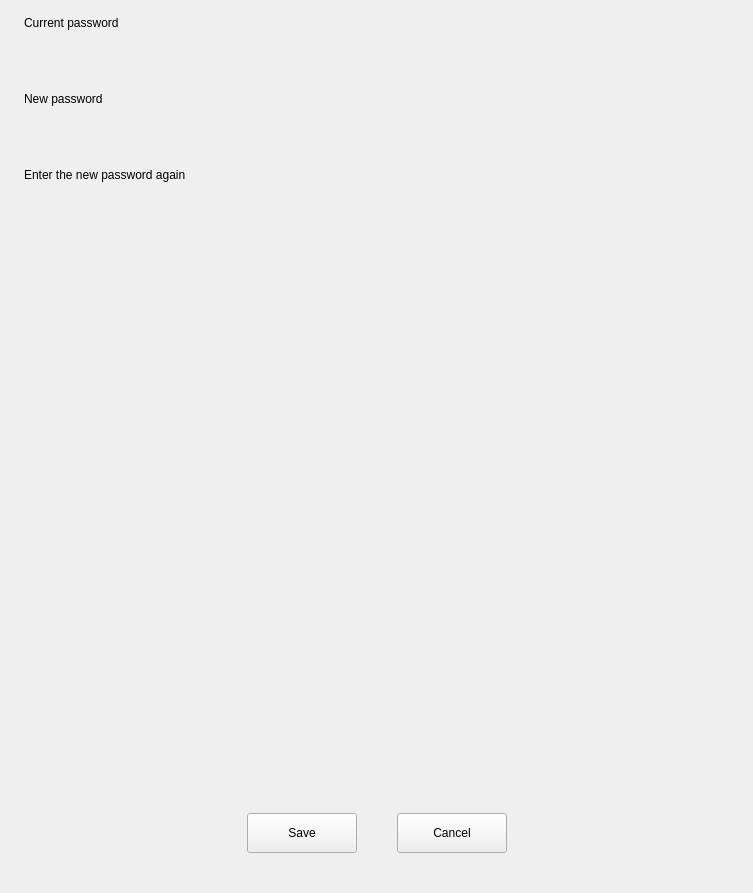
<?xml version="1.0" encoding="UTF-8"?>
<ui version="4.0">
 <class>UserInfoPage</class>
 <widget class="QWidget" name="UserInfoPage">
  <property name="geometry">
   <rect>
    <x>0</x>
    <y>0</y>
    <width>753</width>
    <height>893</height>
   </rect>
  </property>
  <property name="windowTitle">
   <string>Form</string>
  </property>
  <layout class="QVBoxLayout" name="verticalLayout">
   <property name="spacing">
    <number>0</number>
   </property>
   <property name="sizeConstraint">
    <enum>QLayout::SetMinimumSize</enum>
   </property>
   <property name="leftMargin">
    <number>24</number>
   </property>
   <property name="topMargin">
    <number>0</number>
   </property>
   <property name="rightMargin">
    <number>24</number>
   </property>
   <property name="bottomMargin">
    <number>0</number>
   </property>
   <item>
    <widget class="QStackedWidget" name="stackedWidget">
     <property name="sizePolicy">
      <sizepolicy hsizetype="Preferred" vsizetype="Preferred">
       <horstretch>0</horstretch>
       <verstretch>0</verstretch>
      </sizepolicy>
     </property>
     <property name="minimumSize">
      <size>
       <width>0</width>
       <height>200</height>
      </size>
     </property>
     <property name="currentIndex">
      <number>1</number>
     </property>
     <widget class="QWidget" name="page_userInfo">
      <layout class="QVBoxLayout" name="verticalLayout_2">
       <property name="spacing">
        <number>0</number>
       </property>
       <property name="sizeConstraint">
        <enum>QLayout::SetMinimumSize</enum>
       </property>
       <property name="leftMargin">
        <number>0</number>
       </property>
       <property name="topMargin">
        <number>0</number>
       </property>
       <property name="rightMargin">
        <number>0</number>
       </property>
       <property name="bottomMargin">
        <number>0</number>
       </property>
       <item>
        <spacer name="verticalSpacer">
         <property name="orientation">
          <enum>Qt::Vertical</enum>
         </property>
         <property name="sizeType">
          <enum>QSizePolicy::Fixed</enum>
         </property>
         <property name="sizeHint" stdset="0">
          <size>
           <width>20</width>
           <height>25</height>
          </size>
         </property>
        </spacer>
       </item>
       <item alignment="Qt::AlignHCenter">
        <widget class="UserAvatarWidget" name="avatar" native="true">
         <property name="sizePolicy">
          <sizepolicy hsizetype="Fixed" vsizetype="Fixed">
           <horstretch>0</horstretch>
           <verstretch>0</verstretch>
          </sizepolicy>
         </property>
         <property name="minimumSize">
          <size>
           <width>150</width>
           <height>150</height>
          </size>
         </property>
         <property name="maximumSize">
          <size>
           <width>150</width>
           <height>150</height>
          </size>
         </property>
        </widget>
       </item>
       <item>
        <spacer name="verticalSpacer_1">
         <property name="orientation">
          <enum>Qt::Vertical</enum>
         </property>
         <property name="sizeType">
          <enum>QSizePolicy::Fixed</enum>
         </property>
         <property name="sizeHint" stdset="0">
          <size>
           <width>20</width>
           <height>10</height>
          </size>
         </property>
        </spacer>
       </item>
       <item>
        <widget class="QLabel" name="label_name">
         <property name="font">
          <font>
           <family>Noto Sans CJK TC Light</family>
           <pointsize>15</pointsize>
          </font>
         </property>
         <property name="styleSheet">
          <string notr="true"/>
         </property>
         <property name="text">
          <string>Account</string>
         </property>
         <property name="alignment">
          <set>Qt::AlignCenter</set>
         </property>
        </widget>
       </item>
       <item>
        <spacer name="verticalSpacer_4">
         <property name="orientation">
          <enum>Qt::Vertical</enum>
         </property>
         <property name="sizeType">
          <enum>QSizePolicy::Fixed</enum>
         </property>
         <property name="sizeHint" stdset="0">
          <size>
           <width>20</width>
           <height>10</height>
          </size>
         </property>
        </spacer>
       </item>
       <item alignment="Qt::AlignHCenter">
        <widget class="KiranPushButton" name="btn_changePasswd">
         <property name="styleSheet">
          <string notr="true"/>
         </property>
         <property name="text">
          <string>Change password</string>
         </property>
         <property name="flat">
          <bool>true</bool>
         </property>
        </widget>
       </item>
       <item>
        <spacer name="verticalSpacer_5">
         <property name="orientation">
          <enum>Qt::Vertical</enum>
         </property>
         <property name="sizeType">
          <enum>QSizePolicy::Fixed</enum>
         </property>
         <property name="sizeHint" stdset="0">
          <size>
           <width>20</width>
           <height>16</height>
          </size>
         </property>
        </spacer>
       </item>
       <item>
        <widget class="QLabel" name="label_userID">
         <property name="text">
          <string>User id</string>
         </property>
        </widget>
       </item>
       <item>
        <spacer name="verticalSpacer_6">
         <property name="orientation">
          <enum>Qt::Vertical</enum>
         </property>
         <property name="sizeType">
          <enum>QSizePolicy::Fixed</enum>
         </property>
         <property name="sizeHint" stdset="0">
          <size>
           <width>20</width>
           <height>10</height>
          </size>
         </property>
        </spacer>
       </item>
       <item>
        <widget class="QLineEdit" name="edit_userID">
         <property name="enabled">
          <bool>false</bool>
         </property>
         <property name="minimumSize">
          <size>
           <width>0</width>
           <height>36</height>
          </size>
         </property>
         <property name="maximumSize">
          <size>
           <width>16777215</width>
           <height>36</height>
          </size>
         </property>
        </widget>
       </item>
       <item>
        <spacer name="verticalSpacer_7">
         <property name="orientation">
          <enum>Qt::Vertical</enum>
         </property>
         <property name="sizeType">
          <enum>QSizePolicy::Fixed</enum>
         </property>
         <property name="sizeHint" stdset="0">
          <size>
           <width>20</width>
           <height>16</height>
          </size>
         </property>
        </spacer>
       </item>
       <item>
        <widget class="QLabel" name="label_userType">
         <property name="text">
          <string>User type</string>
         </property>
        </widget>
       </item>
       <item>
        <spacer name="verticalSpacer_8">
         <property name="orientation">
          <enum>Qt::Vertical</enum>
         </property>
         <property name="sizeType">
          <enum>QSizePolicy::Fixed</enum>
         </property>
         <property name="sizeHint" stdset="0">
          <size>
           <width>20</width>
           <height>10</height>
          </size>
         </property>
        </spacer>
       </item>
       <item>
        <widget class="QComboBox" name="combo_userType">
         <property name="sizePolicy">
          <sizepolicy hsizetype="Expanding" vsizetype="Fixed">
           <horstretch>0</horstretch>
           <verstretch>0</verstretch>
          </sizepolicy>
         </property>
         <property name="minimumSize">
          <size>
           <width>0</width>
           <height>36</height>
          </size>
         </property>
         <property name="maximumSize">
          <size>
           <width>16777215</width>
           <height>36</height>
          </size>
         </property>
        </widget>
       </item>
       <item>
        <spacer name="verticalSpacer_9">
         <property name="orientation">
          <enum>Qt::Vertical</enum>
         </property>
         <property name="sizeType">
          <enum>QSizePolicy::Fixed</enum>
         </property>
         <property name="sizeHint" stdset="0">
          <size>
           <width>20</width>
           <height>16</height>
          </size>
         </property>
        </spacer>
       </item>
       <item>
        <widget class="QLabel" name="label_userStatus">
         <property name="text">
          <string>User status</string>
         </property>
        </widget>
       </item>
       <item>
        <layout class="QHBoxLayout" name="layout_userStatusSwitch">
         <property name="spacing">
          <number>0</number>
         </property>
         <property name="topMargin">
          <number>10</number>
         </property>
         <item>
          <spacer name="horizontalSpacer_9">
           <property name="orientation">
            <enum>Qt::Horizontal</enum>
           </property>
           <property name="sizeHint" stdset="0">
            <size>
             <width>40</width>
             <height>20</height>
            </size>
           </property>
          </spacer>
         </item>
        </layout>
       </item>
       <item>
        <spacer name="verticalSpacer_10">
         <property name="orientation">
          <enum>Qt::Vertical</enum>
         </property>
         <property name="sizeType">
          <enum>QSizePolicy::Fixed</enum>
         </property>
         <property name="sizeHint" stdset="0">
          <size>
           <width>20</width>
           <height>16</height>
          </size>
         </property>
        </spacer>
       </item>
       <item alignment="Qt::AlignLeft|Qt::AlignVCenter">
        <widget class="KiranPushButton" name="btn_authManager">
         <property name="sizePolicy">
          <sizepolicy hsizetype="Minimum" vsizetype="Fixed">
           <horstretch>0</horstretch>
           <verstretch>0</verstretch>
          </sizepolicy>
         </property>
         <property name="styleSheet">
          <string notr="true"/>
         </property>
         <property name="text">
          <string>auth manager</string>
         </property>
         <property name="flat">
          <bool>true</bool>
         </property>
        </widget>
       </item>
       <item>
        <spacer name="verticalSpacer_11">
         <property name="orientation">
          <enum>Qt::Vertical</enum>
         </property>
         <property name="sizeType">
          <enum>QSizePolicy::Fixed</enum>
         </property>
         <property name="sizeHint" stdset="0">
          <size>
           <width>20</width>
           <height>16</height>
          </size>
         </property>
        </spacer>
       </item>
       <item alignment="Qt::AlignLeft|Qt::AlignVCenter">
        <widget class="KiranPushButton" name="btn_passwdExpirationPolicy">
         <property name="styleSheet">
          <string notr="true"/>
         </property>
         <property name="text">
          <string>Password expiration policy</string>
         </property>
         <property name="flat">
          <bool>true</bool>
         </property>
        </widget>
       </item>
       <item>
        <spacer name="verticalSpacer_3">
         <property name="orientation">
          <enum>Qt::Vertical</enum>
         </property>
         <property name="sizeHint" stdset="0">
          <size>
           <width>20</width>
           <height>40</height>
          </size>
         </property>
        </spacer>
       </item>
       <item>
        <layout class="QHBoxLayout" name="userInfo_row_10">
         <property name="spacing">
          <number>0</number>
         </property>
         <property name="topMargin">
          <number>0</number>
         </property>
         <property name="bottomMargin">
          <number>0</number>
         </property>
         <item>
          <spacer name="horizontalSpacer_12">
           <property name="orientation">
            <enum>Qt::Horizontal</enum>
           </property>
           <property name="sizeHint" stdset="0">
            <size>
             <width>40</width>
             <height>20</height>
            </size>
           </property>
          </spacer>
         </item>
         <item>
          <widget class="AnimationPushButton" name="btn_saveProperty">
           <property name="sizePolicy">
            <sizepolicy hsizetype="Fixed" vsizetype="Fixed">
             <horstretch>0</horstretch>
             <verstretch>0</verstretch>
            </sizepolicy>
           </property>
           <property name="minimumSize">
            <size>
             <width>110</width>
             <height>40</height>
            </size>
           </property>
           <property name="maximumSize">
            <size>
             <width>110</width>
             <height>40</height>
            </size>
           </property>
           <property name="text">
            <string>Confirm</string>
           </property>
          </widget>
         </item>
         <item>
          <spacer name="horizontalSpacer_11">
           <property name="orientation">
            <enum>Qt::Horizontal</enum>
           </property>
           <property name="sizeType">
            <enum>QSizePolicy::Fixed</enum>
           </property>
           <property name="sizeHint" stdset="0">
            <size>
             <width>40</width>
             <height>20</height>
            </size>
           </property>
          </spacer>
         </item>
         <item>
          <widget class="AnimationPushButton" name="btn_deleteUser">
           <property name="sizePolicy">
            <sizepolicy hsizetype="Fixed" vsizetype="Fixed">
             <horstretch>0</horstretch>
             <verstretch>0</verstretch>
            </sizepolicy>
           </property>
           <property name="minimumSize">
            <size>
             <width>110</width>
             <height>40</height>
            </size>
           </property>
           <property name="maximumSize">
            <size>
             <width>110</width>
             <height>40</height>
            </size>
           </property>
           <property name="text">
            <string>Delete</string>
           </property>
          </widget>
         </item>
         <item>
          <spacer name="horizontalSpacer_13">
           <property name="orientation">
            <enum>Qt::Horizontal</enum>
           </property>
           <property name="sizeHint" stdset="0">
            <size>
             <width>40</width>
             <height>20</height>
            </size>
           </property>
          </spacer>
         </item>
        </layout>
       </item>
       <item>
        <spacer name="verticalSpacer_12">
         <property name="orientation">
          <enum>Qt::Vertical</enum>
         </property>
         <property name="sizeType">
          <enum>QSizePolicy::Fixed</enum>
         </property>
         <property name="sizeHint" stdset="0">
          <size>
           <width>20</width>
           <height>40</height>
          </size>
         </property>
        </spacer>
       </item>
      </layout>
     </widget>
     <widget class="QWidget" name="page_changePasswd">
      <layout class="QVBoxLayout" name="verticalLayout_3">
       <property name="spacing">
        <number>0</number>
       </property>
       <property name="leftMargin">
        <number>0</number>
       </property>
       <property name="topMargin">
        <number>0</number>
       </property>
       <property name="rightMargin">
        <number>0</number>
       </property>
       <property name="bottomMargin">
        <number>0</number>
       </property>
       <item>
        <widget class="QWidget" name="passwd_row_1" native="true">
         <layout class="QHBoxLayout" name="layout_passwd_row_1">
          <property name="spacing">
           <number>0</number>
          </property>
          <property name="leftMargin">
           <number>0</number>
          </property>
          <property name="topMargin">
           <number>16</number>
          </property>
          <property name="rightMargin">
           <number>0</number>
          </property>
          <property name="bottomMargin">
           <number>0</number>
          </property>
          <item>
           <widget class="QLabel" name="label_curPasswd">
            <property name="text">
             <string>Current password</string>
            </property>
           </widget>
          </item>
         </layout>
        </widget>
       </item>
       <item>
        <widget class="QWidget" name="passwd_row_2" native="true">
         <layout class="QHBoxLayout" name="layout_passwd_row_2">
          <property name="spacing">
           <number>0</number>
          </property>
          <property name="leftMargin">
           <number>0</number>
          </property>
          <property name="topMargin">
           <number>10</number>
          </property>
          <property name="rightMargin">
           <number>0</number>
          </property>
          <property name="bottomMargin">
           <number>0</number>
          </property>
          <item>
           <widget class="LineEditWithCheckIcon" name="editcheck_curpasswd" native="true">
            <property name="sizePolicy">
             <sizepolicy hsizetype="Preferred" vsizetype="Fixed">
              <horstretch>0</horstretch>
              <verstretch>0</verstretch>
             </sizepolicy>
            </property>
            <property name="minimumSize">
             <size>
              <width>0</width>
              <height>36</height>
             </size>
            </property>
            <property name="maximumSize">
             <size>
              <width>16777215</width>
              <height>40</height>
             </size>
            </property>
           </widget>
          </item>
         </layout>
        </widget>
       </item>
       <item>
        <layout class="QHBoxLayout" name="passwd_row_3">
         <property name="spacing">
          <number>0</number>
         </property>
         <property name="topMargin">
          <number>16</number>
         </property>
         <item>
          <widget class="QLabel" name="label_newPassswd">
           <property name="text">
            <string>New password</string>
           </property>
          </widget>
         </item>
        </layout>
       </item>
       <item>
        <layout class="QHBoxLayout" name="passwd_row_4">
         <property name="spacing">
          <number>0</number>
         </property>
         <property name="topMargin">
          <number>10</number>
         </property>
         <item>
          <widget class="LineEditWithCheckIcon" name="editcheck_newPasswd" native="true">
           <property name="sizePolicy">
            <sizepolicy hsizetype="Preferred" vsizetype="Fixed">
             <horstretch>0</horstretch>
             <verstretch>0</verstretch>
            </sizepolicy>
           </property>
           <property name="minimumSize">
            <size>
             <width>0</width>
             <height>36</height>
            </size>
           </property>
           <property name="maximumSize">
            <size>
             <width>16777215</width>
             <height>40</height>
            </size>
           </property>
          </widget>
         </item>
        </layout>
       </item>
       <item>
        <layout class="QHBoxLayout" name="passwd_row_5">
         <property name="spacing">
          <number>0</number>
         </property>
         <property name="topMargin">
          <number>16</number>
         </property>
         <item>
          <widget class="QLabel" name="label_confirmPasswd">
           <property name="text">
            <string>Enter the new password again</string>
           </property>
          </widget>
         </item>
        </layout>
       </item>
       <item>
        <layout class="QHBoxLayout" name="passwd_row_6">
         <property name="spacing">
          <number>0</number>
         </property>
         <property name="topMargin">
          <number>10</number>
         </property>
         <item>
          <widget class="LineEditWithCheckIcon" name="editcheck_confirmPasswd" native="true">
           <property name="sizePolicy">
            <sizepolicy hsizetype="Preferred" vsizetype="Fixed">
             <horstretch>0</horstretch>
             <verstretch>0</verstretch>
            </sizepolicy>
           </property>
           <property name="minimumSize">
            <size>
             <width>0</width>
             <height>36</height>
            </size>
           </property>
           <property name="maximumSize">
            <size>
             <width>16777215</width>
             <height>40</height>
            </size>
           </property>
          </widget>
         </item>
        </layout>
       </item>
       <item>
        <spacer name="verticalSpacer_2">
         <property name="orientation">
          <enum>Qt::Vertical</enum>
         </property>
         <property name="sizeHint" stdset="0">
          <size>
           <width>20</width>
           <height>40</height>
          </size>
         </property>
        </spacer>
       </item>
       <item>
        <layout class="QHBoxLayout" name="passwd_row_7">
         <property name="spacing">
          <number>0</number>
         </property>
         <property name="bottomMargin">
          <number>40</number>
         </property>
         <item>
          <spacer name="horizontalSpacer_15">
           <property name="orientation">
            <enum>Qt::Horizontal</enum>
           </property>
           <property name="sizeHint" stdset="0">
            <size>
             <width>40</width>
             <height>20</height>
            </size>
           </property>
          </spacer>
         </item>
         <item>
          <widget class="AnimationPushButton" name="btn_savePasswd">
           <property name="sizePolicy">
            <sizepolicy hsizetype="Fixed" vsizetype="Fixed">
             <horstretch>0</horstretch>
             <verstretch>0</verstretch>
            </sizepolicy>
           </property>
           <property name="minimumSize">
            <size>
             <width>110</width>
             <height>40</height>
            </size>
           </property>
           <property name="maximumSize">
            <size>
             <width>110</width>
             <height>40</height>
            </size>
           </property>
           <property name="text">
            <string>Save</string>
           </property>
          </widget>
         </item>
         <item>
          <spacer name="horizontalSpacer_14">
           <property name="orientation">
            <enum>Qt::Horizontal</enum>
           </property>
           <property name="sizeType">
            <enum>QSizePolicy::Fixed</enum>
           </property>
           <property name="sizeHint" stdset="0">
            <size>
             <width>40</width>
             <height>20</height>
            </size>
           </property>
          </spacer>
         </item>
         <item>
          <widget class="QPushButton" name="btn_cancel">
           <property name="sizePolicy">
            <sizepolicy hsizetype="Fixed" vsizetype="Fixed">
             <horstretch>0</horstretch>
             <verstretch>0</verstretch>
            </sizepolicy>
           </property>
           <property name="minimumSize">
            <size>
             <width>110</width>
             <height>40</height>
            </size>
           </property>
           <property name="maximumSize">
            <size>
             <width>110</width>
             <height>40</height>
            </size>
           </property>
           <property name="text">
            <string>Cancel</string>
           </property>
          </widget>
         </item>
         <item>
          <spacer name="horizontalSpacer_16">
           <property name="orientation">
            <enum>Qt::Horizontal</enum>
           </property>
           <property name="sizeHint" stdset="0">
            <size>
             <width>40</width>
             <height>20</height>
            </size>
           </property>
          </spacer>
         </item>
        </layout>
       </item>
      </layout>
     </widget>
    </widget>
   </item>
  </layout>
 </widget>
 <customwidgets>
  <customwidget>
   <class>UserAvatarWidget</class>
   <extends>QWidget</extends>
   <header location="global">user-avatar-widget.h</header>
   <container>1</container>
  </customwidget>
  <customwidget>
   <class>LineEditWithCheckIcon</class>
   <extends>QWidget</extends>
   <header location="global">lineedit-with-checkicon.h</header>
   <container>1</container>
  </customwidget>
  <customwidget>
   <class>AnimationPushButton</class>
   <extends>QPushButton</extends>
   <header location="global">animation-push-button.h</header>
  </customwidget>
  <customwidget>
   <class>KiranPushButton</class>
   <extends>QPushButton</extends>
   <header location="global">kiran-push-button.h</header>
  </customwidget>
 </customwidgets>
 <resources/>
 <connections/>
</ui>
